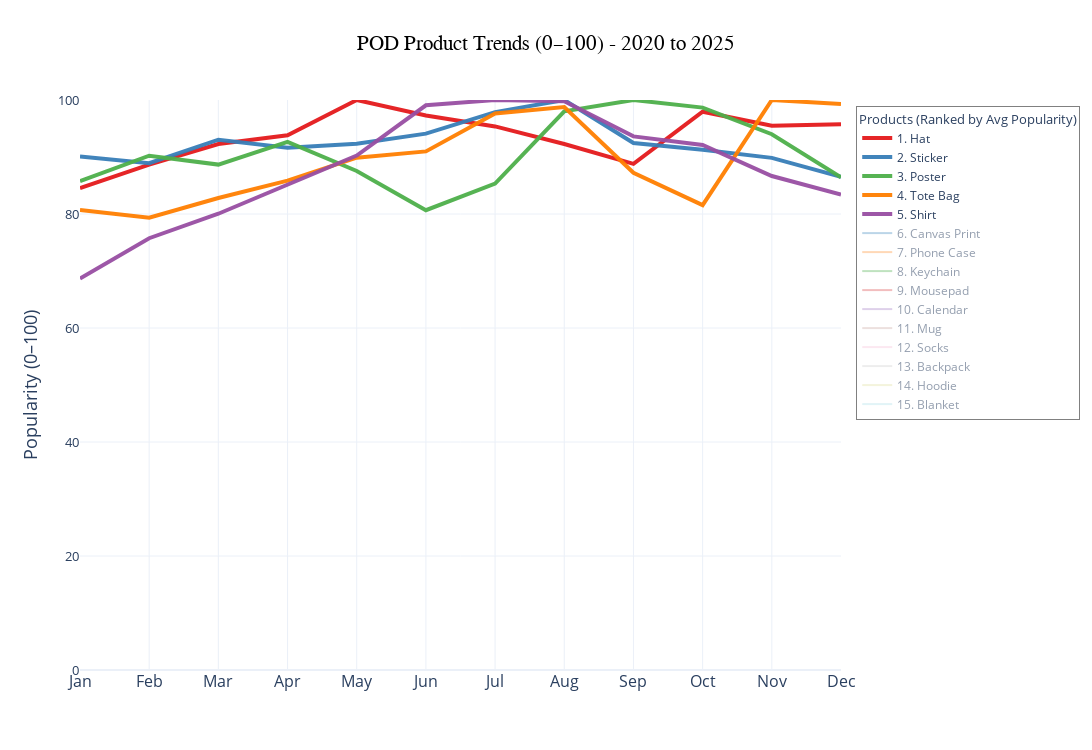

Notebook cell for this chart:
### Code cell
import pandas as pd
import plotly.graph_objects as go
import matplotlib.cm as cm
import numpy as np

# --- START FROM YOUR EXISTING plot_df ---
df = plot_df.copy()

# --- Ensure Date is datetime ---
df["Date"] = pd.to_datetime(df["Date"], errors='coerce')

# --- Extract month number and name ---
df["Month_Num"] = df["Date"].dt.month
df["Month_Name"] = df["Date"].dt.strftime("%b")  # Jan, Feb, ...

# --- Combine columns first ---
if {"t-shirt", "shirt"}.issubset(df.columns):
    df["shirt"] = df["t-shirt"].fillna(0) + df["shirt"].fillna(0)
if {"hat", "cap"}.issubset(df.columns):
    df["hat"] = df["hat"].fillna(0) + df["cap"].fillna(0)
if {"tote bag", "bag"}.issubset(df.columns):
    df["tote bag"] = df["tote bag"].fillna(0) + df["bag"].fillna(0)
if {"canvas", "canvas print"}.issubset(df.columns):
    df["canvas print"] = df["canvas"].fillna(0) + df["canvas print"].fillna(0)
if {"Poster", "wall art"}.issubset(df.columns):
    df["poster"] = df["Poster"].fillna(0) + df["wall art"].fillna(0)
if {"stickers", "sticker"}.issubset(df.columns):
    df["sticker"] = df["stickers"].fillna(0) + df["sticker"].fillna(0)

# --- Drop original columns ---
cols_to_drop = [
    "t-shirt",
    "cap",
    "bag",
    "canvas",
    "wall art",
    "stickers"
]
cols_to_drop = [c for c in cols_to_drop if c in df.columns]
df = df.drop(columns=cols_to_drop)

# --- Aggregate by month (sum values across all years) ---
products_combined = [c for c in df.columns if c not in ["Date","Month_Num","Month_Name"]]
df_monthly = df.groupby("Month_Num")[products_combined].sum().reset_index()

# --- Map month number to names ---
month_order = {1:"Jan", 2:"Feb", 3:"Mar", 4:"Apr", 5:"May", 6:"Jun",
               7:"Jul", 8:"Aug", 9:"Sep", 10:"Oct", 11:"Nov", 12:"Dec"}
df_monthly["Month"] = df_monthly["Month_Num"].map(month_order)

# --- Reorder months Jan→Dec ---
df_monthly = df_monthly.sort_values("Month_Num")

# --- Normalize (0–100) ---
df_norm = df_monthly.copy()
for col in products_combined:
    max_val = df_norm[col].max()
    df_norm[col] = (df_norm[col] / max_val * 100) if max_val > 0 else 0

# --- Average popularity & sorting ---
avg_popularity = df_norm[products_combined].mean()
sorted_products = avg_popularity.sort_values(ascending=False).index
top5 = sorted_products[:5]

# --- DYNAMIC SIZING based on number of products ---
n_products = len(sorted_products)
n_top5 = len(top5)
n_rest = n_products - n_top5

# Dynamic title size (smaller if many products)
title_size = max(20, 28 - n_products * 0.5)
legend_title_size = max(12, 16 - n_products * 0.2)
legend_item_size = max(10, 14 - n_products * 0.15)

# Dynamic figure size
fig_width = min(1400, 900 + n_products * 20)
fig_height = min(800, 600 + n_products * 10)

# --- Assign colors ---
top5_colors = ["#e41a1c", "#377eb8", "#4daf4a", "#ff7f00", "#984ea3"]
rest_products = sorted_products[5:]
n_rest = len(rest_products)
if n_rest > 0:
    rest_colors_array = cm.tab20(np.linspace(0, 1, n_rest))[:, :3]
    rest_colors = [
        f"rgb({int(r*255)},{int(g*255)},{int(b*255)})"
        for r, g, b in rest_colors_array
    ]
else:
    rest_colors = []

color_dict = {}
for i, col in enumerate(sorted_products):
    if col in top5:
        color_dict[col] = top5_colors[list(top5).index(col)]
    else:
        color_dict[col] = rest_colors[list(rest_products).index(col)]

# --- Create Plotly figure ---
fig = go.Figure()

for i, col in enumerate(sorted_products):
    fig.add_trace(
        go.Scatter(
            x=df_norm["Month"],
            y=df_norm[col],
            mode="lines",
            name=f"{i+1}. {col.title()}",
            line=dict(color=color_dict[col], width=4 if col in top5 else 2),
            opacity=0.95 if col in top5 else 0.6,
            visible=True if col in top5 else "legendonly",
            hovertemplate=f'<b>{col.title()}</b><br>Month: %{{x}}<br>Value: %{{y:.1f}}<extra></extra>'
        )
    )

# --- DYNAMIC Layout ---
fig.update_layout(
    title=dict(
        text=f"POD Product Trends (0–100) - 2020 to 2025",
        x=0.5,
        font=dict(size=title_size, family="Arial Black", color="black")
    ),
    xaxis=dict(
        title="",
        showticklabels=True,
        tickfont=dict(size=max(14, 20 - n_products * 0.3)),
        tickangle=0
    ),
    yaxis=dict(
        range=[0,100],
        title="Popularity (0–100)",
        titlefont=dict(size=max(16, 22 - n_products * 0.3)),
        tickfont=dict(size=max(12, 16 - n_products * 0.2))
    ),
    legend=dict(
        title=dict(
            text=f"Products (Ranked by Avg Popularity)",
            font=dict(size=legend_title_size)
        ),
        font=dict(size=legend_item_size),
        bgcolor="rgba(255,255,255,0.95)",
        bordercolor="gray",
        borderwidth=1,
        yanchor="top",
        y=0.99,
        xanchor="left",
        x=1.02
    ),
    template="plotly_white",
    width=fig_width,
    height=fig_height,
    hovermode="x unified",
    showlegend=True
)

fig.show()

### Figure 1 — Plotly figure (JSON) as saved in the notebook; plotly's stock layout.template omitted (floating-point values rounded to 4 significant figures)
{"data": [{"hovertemplate": "<b>Hat</b><br>Month: %{x}<br>Value: %{y:.1f}<extra></extra>", "line": {"color": "#e41a1c", "width": 4}, "mode": "lines", "name": "1. Hat", "opacity": 0.95, "type": "scatter", "visible": true, "x": ["Jan", "Feb", "Mar", "Apr", "May", "Jun", "Jul", "Aug", "Sep", "Oct", "Nov", "Dec"], "y": [84.56, 88.67, 92.28, 93.82, 100, 97.3, 95.37, 92.28, 88.8, 97.94, 95.5, 95.75]}, {"hovertemplate": "<b>Sticker</b><br>Month: %{x}<br>Value: %{y:.1f}<extra></extra>", "line": {"color": "#377eb8", "width": 4}, "mode": "lines", "name": "2. Sticker", "opacity": 0.95, "type": "scatter", "visible": true, "x": ["Jan", "Feb", "Mar", "Apr", "May", "Jun", "Jul", "Aug", "Sep", "Oct", "Nov", "Dec"], "y": [90.08, 88.9, 93.03, 91.62, 92.33, 94.1, 97.87, 100, 92.44, 91.26, 89.85, 86.54]}, {"hovertemplate": "<b>Poster</b><br>Month: %{x}<br>Value: %{y:.1f}<extra></extra>", "line": {"color": "#4daf4a", "width": 4}, "mode": "lines", "name": "3. Poster", "opacity": 0.95, "type": "scatter", "visible": true, "x": ["Jan", "Feb", "Mar", "Apr", "May", "Jun", "Jul", "Aug", "Sep", "Oct", "Nov", "Dec"], "y": [85.78, 90.22, 88.67, 92.67, 87.56, 80.67, 85.33, 98, 100, 98.67, 94, 86.44]}, {"hovertemplate": "<b>Tote Bag</b><br>Month: %{x}<br>Value: %{y:.1f}<extra></extra>", "line": {"color": "#ff7f00", "width": 4}, "mode": "lines", "name": "4. Tote Bag", "opacity": 0.95, "type": "scatter", "visible": true, "x": ["Jan", "Feb", "Mar", "Apr", "May", "Jun", "Jul", "Aug", "Sep", "Oct", "Nov", "Dec"], "y": [80.72, 79.33, 82.8, 85.85, 89.88, 90.98, 97.64, 98.75, 87.24, 81.55, 100, 99.31]}, {"hovertemplate": "<b>Shirt</b><br>Month: %{x}<br>Value: %{y:.1f}<extra></extra>", "line": {"color": "#984ea3", "width": 4}, "mode": "lines", "name": "5. Shirt", "opacity": 0.95, "type": "scatter", "visible": true, "x": ["Jan", "Feb", "Mar", "Apr", "May", "Jun", "Jul", "Aug", "Sep", "Oct", "Nov", "Dec"], "y": [68.68, 75.75, 80.05, 85.15, 90.26, 99.07, 100, 99.77, 93.62, 92.11, 86.66, 83.41]}, {"hovertemplate": "<b>Canvas Print</b><br>Month: %{x}<br>Value: %{y:.1f}<extra></extra>", "line": {"color": "rgb(31,119,180)", "width": 2}, "mode": "lines", "name": "6. Canvas Print", "opacity": 0.6, "type": "scatter", "visible": "legendonly", "x": ["Jan", "Feb", "Mar", "Apr", "May", "Jun", "Jul", "Aug", "Sep", "Oct", "Nov", "Dec"], "y": [88.15, 92.48, 80.76, 84.59, 78.98, 67.64, 66.11, 91.46, 100, 92.99, 92.48, 90.96]}, {"hovertemplate": "<b>Phone Case</b><br>Month: %{x}<br>Value: %{y:.1f}<extra></extra>", "line": {"color": "rgb(255,127,14)", "width": 2}, "mode": "lines", "name": "7. Phone Case", "opacity": 0.6, "type": "scatter", "visible": "legendonly", "x": ["Jan", "Feb", "Mar", "Apr", "May", "Jun", "Jul", "Aug", "Sep", "Oct", "Nov", "Dec"], "y": [83.29, 79.18, 78.21, 75.79, 74.82, 81.36, 85.71, 80.39, 81.6, 78.69, 93.7, 100]}, {"hovertemplate": "<b>Keychain</b><br>Month: %{x}<br>Value: %{y:.1f}<extra></extra>", "line": {"color": "rgb(44,160,44)", "width": 2}, "mode": "lines", "name": "8. Keychain", "opacity": 0.6, "type": "scatter", "visible": "legendonly", "x": ["Jan", "Feb", "Mar", "Apr", "May", "Jun", "Jul", "Aug", "Sep", "Oct", "Nov", "Dec"], "y": [77.35, 76.18, 75.59, 77.06, 79.71, 80, 85.88, 89.71, 79.41, 76.76, 95, 100]}, {"hovertemplate": "<b>Mousepad</b><br>Month: %{x}<br>Value: %{y:.1f}<extra></extra>", "line": {"color": "rgb(214,39,40)", "width": 2}, "mode": "lines", "name": "9. Mousepad", "opacity": 0.6, "type": "scatter", "visible": "legendonly", "x": ["Jan", "Feb", "Mar", "Apr", "May", "Jun", "Jul", "Aug", "Sep", "Oct", "Nov", "Dec"], "y": [89.77, 80.99, 76.61, 74.56, 74.85, 77.49, 87.43, 83.92, 79.24, 71.05, 90.06, 100]}, {"hovertemplate": "<b>Calendar</b><br>Month: %{x}<br>Value: %{y:.1f}<extra></extra>", "line": {"color": "rgb(148,103,189)", "width": 2}, "mode": "lines", "name": "10. Calendar", "opacity": 0.6, "type": "scatter", "visible": "legendonly", "x": ["Jan", "Feb", "Mar", "Apr", "May", "Jun", "Jul", "Aug", "Sep", "Oct", "Nov", "Dec"], "y": [92.84, 82.69, 79.1, 74.63, 70.45, 64.18, 71.04, 84.78, 80, 86.57, 100, 86.57]}, {"hovertemplate": "<b>Mug</b><br>Month: %{x}<br>Value: %{y:.1f}<extra></extra>", "line": {"color": "rgb(196,156,148)", "width": 2}, "mode": "lines", "name": "11. Mug", "opacity": 0.6, "type": "scatter", "visible": "legendonly", "x": ["Jan", "Feb", "Mar", "Apr", "May", "Jun", "Jul", "Aug", "Sep", "Oct", "Nov", "Dec"], "y": [64.85, 58.16, 53.97, 54.81, 52.93, 51.46, 49.37, 60.88, 53.35, 55.65, 75.31, 100]}, {"hovertemplate": "<b>Socks</b><br>Month: %{x}<br>Value: %{y:.1f}<extra></extra>", "line": {"color": "rgb(247,182,210)", "width": 2}, "mode": "lines", "name": "12. Socks", "opacity": 0.6, "type": "scatter", "visible": "legendonly", "x": ["Jan", "Feb", "Mar", "Apr", "May", "Jun", "Jul", "Aug", "Sep", "Oct", "Nov", "Dec"], "y": [58.58, 53.68, 53.13, 50.95, 50.68, 52.04, 52.32, 56.13, 53.41, 62.13, 86.65, 100]}, {"hovertemplate": "<b>Backpack</b><br>Month: %{x}<br>Value: %{y:.1f}<extra></extra>", "line": {"color": "rgb(199,199,199)", "width": 2}, "mode": "lines", "name": "13. Backpack", "opacity": 0.6, "type": "scatter", "visible": "legendonly", "x": ["Jan", "Feb", "Mar", "Apr", "May", "Jun", "Jul", "Aug", "Sep", "Oct", "Nov", "Dec"], "y": [42.67, 42.93, 46.6, 47.12, 51.31, 58.38, 95.29, 100, 53.66, 45.81, 52.09, 49.21]}, {"hovertemplate": "<b>Hoodie</b><br>Month: %{x}<br>Value: %{y:.1f}<extra></extra>", "line": {"color": "rgb(219,219,141)", "width": 2}, "mode": "lines", "name": "14. Hoodie", "opacity": 0.6, "type": "scatter", "visible": "legendonly", "x": ["Jan", "Feb", "Mar", "Apr", "May", "Jun", "Jul", "Aug", "Sep", "Oct", "Nov", "Dec"], "y": [65.14, 57.14, 48.29, 42, 35.14, 31.14, 35.43, 42.57, 52, 68.57, 97.43, 100]}, {"hovertemplate": "<b>Blanket</b><br>Month: %{x}<br>Value: %{y:.1f}<extra></extra>", "line": {"color": "rgb(158,218,229)", "width": 2}, "mode": "lines", "name": "15. Blanket", "opacity": 0.6, "type": "scatter", "visible": "legendonly", "x": ["Jan", "Feb", "Mar", "Apr", "May", "Jun", "Jul", "Aug", "Sep", "Oct", "Nov", "Dec"], "y": [65.49, 53.52, 45.54, 41.31, 41.78, 40.85, 44.84, 46.48, 47.65, 57.98, 85.21, 100]}], "layout": {"height": 750, "hovermode": "x unified", "legend": {"bgcolor": "rgba(255,255,255,0.95)", "bordercolor": "gray", "borderwidth": 1, "font": {"size": 11.75}, "title": {"font": {"size": 13}, "text": "Products (Ranked by Avg Popularity)"}, "x": 1.02, "xanchor": "left", "y": 0.99, "yanchor": "top"}, "showlegend": true, "title": {"font": {"color": "black", "family": "Arial Black", "size": 20.5}, "text": "POD Product Trends (0–100) - 2020 to 2025", "x": 0.5}, "width": 1200, "xaxis": {"showticklabels": true, "tickangle": 0, "tickfont": {"size": 15.5}, "title": {"text": ""}}, "yaxis": {"range": [0, 100], "tickfont": {"size": 13}, "title": {"font": {"size": 17.5}, "text": "Popularity (0–100)"}}}}
